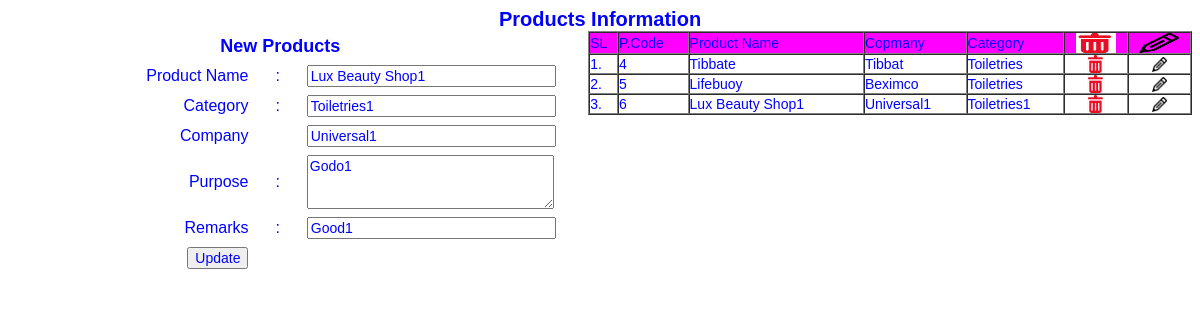
The app's page /project/new_product.php?edit_id=6 with its own data.
### tables this page shows
CREATE TABLE `product_info` (
  `id` int(11) NOT NULL,
  `product_name` varchar(64) NOT NULL,
  `product_category` varchar(64) NOT NULL,
  `product_company` varchar(64) NOT NULL,
  `product_purpose` varchar(256) NOT NULL,
  `product_avail` varchar(1) NOT NULL,
  `product_addby` varchar(32) NOT NULL,
  `product_remarks` varchar(64) NOT NULL,
  `created` timestamp NOT NULL DEFAULT current_timestamp() ON UPDATE current_timestamp()
);

### project/functions.php (called while the page is built, shortened)
<?php
	require_once("connect.php");
	function Product_Info($id,$field)
	{
		global $conn;
		$sql = "Select * from product_info where id = '$id'";
		if($result = mysqli_query($conn,$sql))
		{
			if(mysqli_num_rows($result) > 0)
			{
				$rows = mysqli_fetch_assoc($result);
				return $rows[$field];
			}
			else
				return "";
		}
		else
			return "";
	}
?>

### project/new_product.php (the view, shortened to what this page needs)
<?php
	require_once("connect.php");
	require_once("functions.php");
?>
<!DOCTYPE html PUBLIC "-//W3C//DTD XHTML 1.0 Transitional//EN" "http://www.w3.org/TR/xhtml1/DTD/xhtml1-transitional.dtd">
<html xmlns="http://www.w3.org/1999/xhtml">
<head>
<link rel="stylesheet" href="css/mystyle.css" type="text/css" />
</head>
<body>
<form action="" method="post">
<table width="100%" border="0" cellpadding="0" cellspacing="0">
    <td colspan="3"><?php	require_once("header.php");	?></td>
  <tr>
    <td colspan="3"><div align="center" class="style3">Products Information<a href="#" onclick="return Confirm()"></a></div></td>
    </tr>
  <tr>
    <td width="46%"><table width="100%" border="0" cellspacing="2" cellpadding="3">
      <tr>
        <td colspan="3"><div align="center" class="style4"><strong>New Products </strong></div></td>
        </tr>
      <tr>
        <td width="45%" class="style5"><div align="right">Product Name </div></td>
        <td width="9%" class="style5"><div align="center">:</div></td>
        <td width="46%" class="style5"><input type="text" name="product_name" style="width:100%" class="style6" value="<?php	if(isset($_REQUEST['edit_id'])) echo Product_Info($_REQUEST['edit_id'],"product_name");	?>" /></td>
      </tr>
      <tr>
        <td class="style5"><div align="right">Category</div></td>
        <td class="style5"><div align="center">:</div></td>
        <td class="style5"><input list="prod_cat" name="product_category" style="width:100%" class="style6" value="<?php	if(isset($_REQUEST['edit_id'])) echo Product_Info($_REQUEST['edit_id'],"product_category");	?>" />
					</td>
      </tr>
      <tr>
        <td class="style5"><div align="right">Company</div></td>
        <td class="style5">&nbsp;</td>
        <td class="style5"><input list="prod_com" name="product_company" style="width:100%" class="style6" value="<?php	if(isset($_REQUEST['edit_id'])) echo Product_Info($_REQUEST['edit_id'],"product_company");	?>" />
				</td>
      </tr>
      <tr>
        <td class="style5"><div align="right">Purpose</div></td>
        <td class="style5"><div align="center">:</div></td>
        <td class="style5"><textarea name="product_purpose" style="width:100%;" rows="3" class="style6"><?php	if(isset($_REQUEST['edit_id'])) echo Product_Info($_REQUEST['edit_id'],"product_purpose");	?></textarea></td>
      </tr>
      <tr>
        <td class="style5"><div align="right">Remarks
        </div>
          <div align="right"></div></td>
        <td class="style5"><div align="center">:</div></td>
        <td class="style5"><input type="text" name="product_remarks" style="width:100%" class="style6" value="<?php	if(isset($_REQUEST['edit_id'])) echo Product_Info($_REQUEST['edit_id'],"product_remarks");	?>" /></td>
      </tr>
      <tr>
        <td class="style5"><div align="right"><?php
			if(isset($_REQUEST['edit_id']))
				echo "<input type='submit' name='update' value='Update' class='style6'  />";
			else
				echo "<input type='submit' name='add_new' value='Add New' class='style6'  />";
		?></div></td>
        <td class="style5"><div align="center"></div></td>
        <td class="style5">&nbsp;</td>
      </tr>
      <tr>
        <td><div align="right"></div></td>
        <td>&nbsp;</td>
        <td>&nbsp;</td>
      </tr>
    </table></td>
    <td width="3%">&nbsp;</td>
    <td width="51%" valign="top"><?php
		$sql = "Select * from product_info where product_avail = 'Y'";
			if($result = mysqli_query($conn,$sql))
			{
				if(mysqli_num_rows($result) > 0)
				{
					echo "<table width='100%' border='1' class='style6' cellspacing='0' cellpadding='0'>";
					echo "<tr bgcolor='#FF00FF'><td>SL</td>";
					echo "<td>P.Code</td>";
					echo "<td>Product Name</td>";
					echo "<td>Copmany</td>";
					echo "<td>Category</td>";
					echo "<td align='center'><img src='images/delete_icon.jpg' width='40' height='20' /></td>";
					echo "<td align='center'><img src='images/edit_icon.png' width='40' height='20' /></td></tr>";
					$sl = 1;
					while($rows = mysqli_fetch_assoc($result))
					{
						echo "<tr><td>";	echo $sl++.'.';	echo "</td>";
						echo "<td>";	echo $rows["id"];	echo "</td>";
						echo "<td>";	echo $rows["product_name"];	echo "</td>";
						echo "<td>";	echo $rows["product_company"];	echo "</td>";
						echo "<td>";	echo $rows["product_category"];	echo "</td>";
						echo "<td align='center'><a href='delete_product.php?id=";	echo $rows["id"];	echo "' onclick='return Confirm()'><img src='images/delete_icon.jpg' width='18' height='18' /></a></td>";
						echo "<td align='center'><a href='new_product.php?edit_id=";	echo $rows["id"];	echo "'><img src='images/edit_icon.png' width='15' height='15' /></a></td></tr>";
					}
					echo "</table>";
				}
			}
	?></td>
  </tr>
</table>
</form>
</body>
</html>

### New folder/css/mystyle.css (style rules this page uses)
.style3 { font-family:Verdana, Arial, Helvetica, sans-serif; font-size:20px; font-style:normal; font-weight:bold; color:#0000FF; }
.style4 { font-family:Verdana, Arial, Helvetica, sans-serif; font-size:18px; font-style:normal; font-weight:normal; color:#0000FF; }
.style5 { font-family:Verdana, Arial, Helvetica, sans-serif; font-size:16px; font-style:normal; font-weight:normal; color:#0000FF; }
.style6 { font-family:Verdana, Arial, Helvetica, sans-serif; font-size:14px; font-style:normal; font-weight:norman; color:#0000FF; }

### records on screen
product_info: product_name "Lux Beauty Shop1", product_category "Toiletries1", product_company "Universal1", product_purpose "Godo1", product_remarks "Good1", id "6"
product_info: id "4", product_name "Tibbate", product_company "Tibbat", product_category "Toiletries"
product_info: id "5", product_name "Lifebuoy", product_company "Beximco", product_category "Toiletries"
